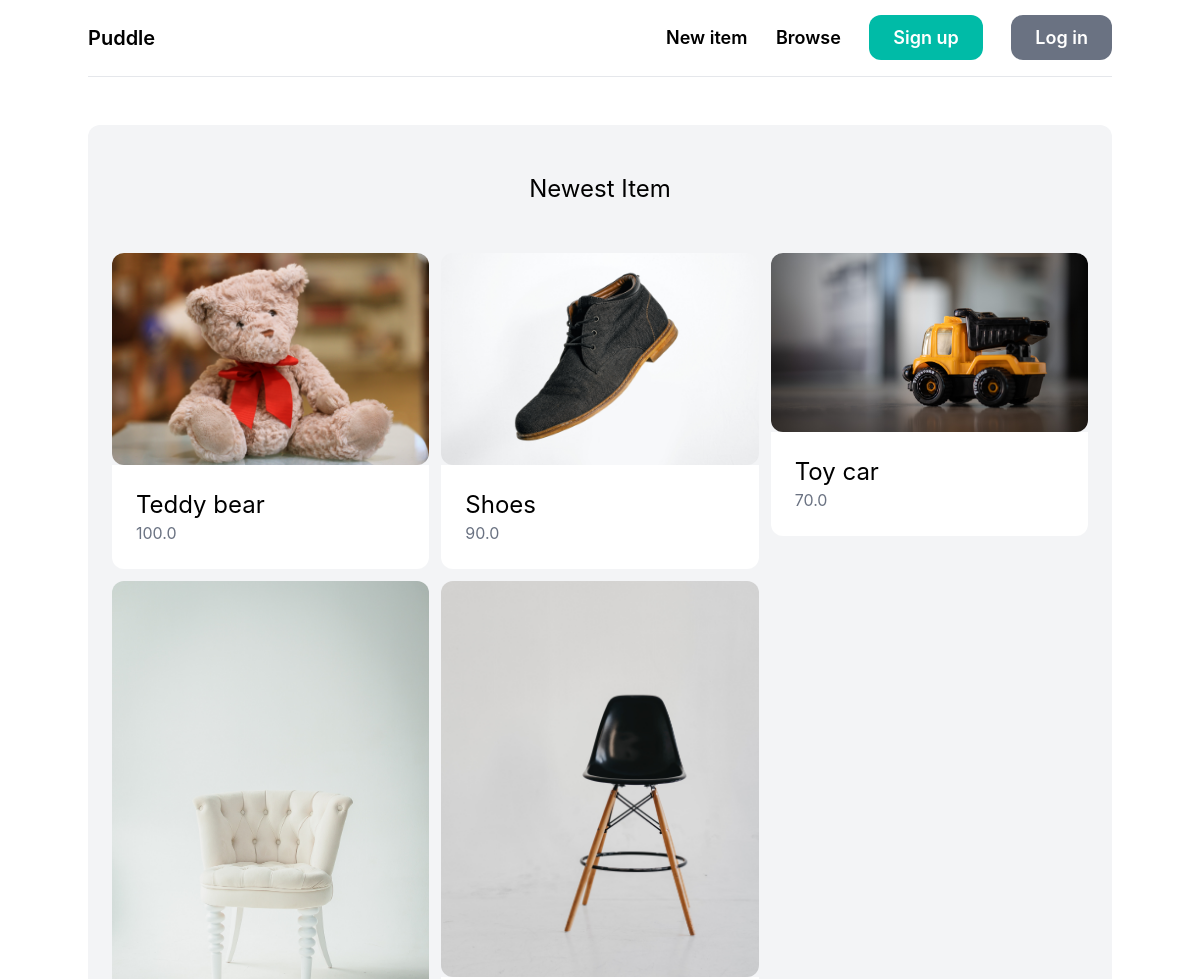
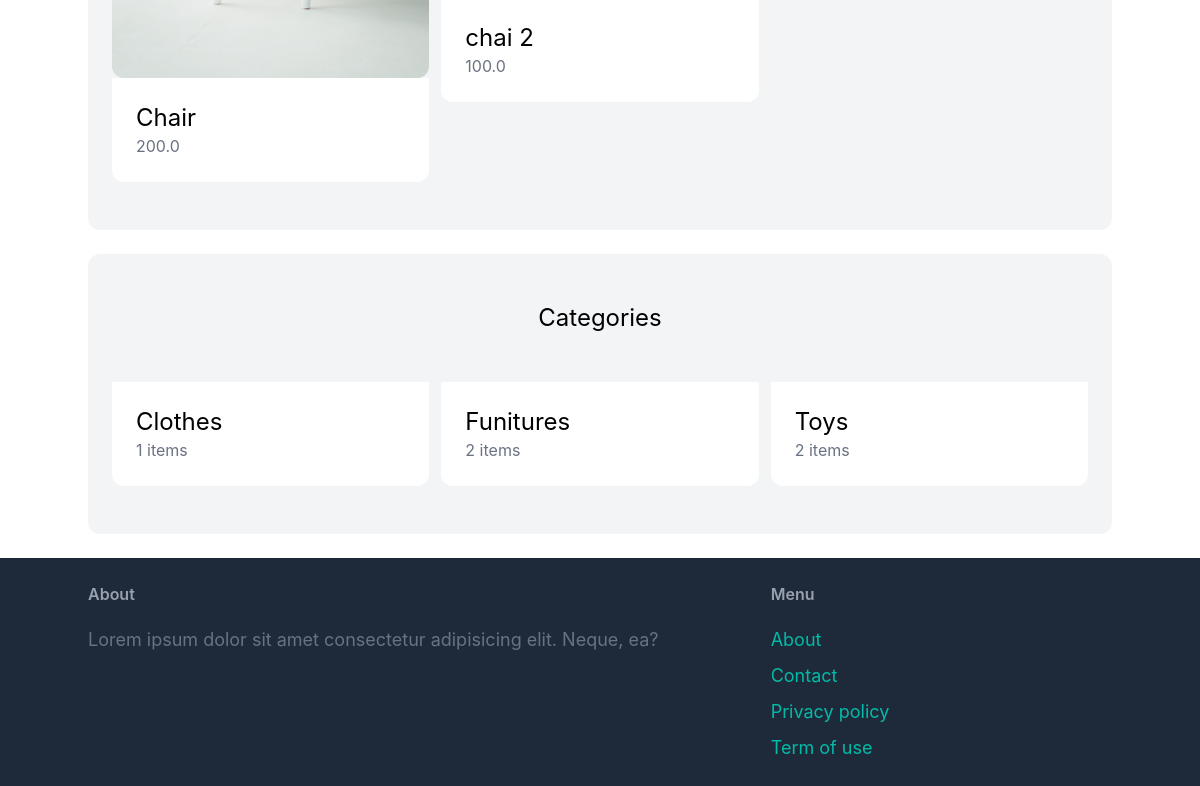
/, run on an earlier commit of the app's database (2 pictures, top to bottom).
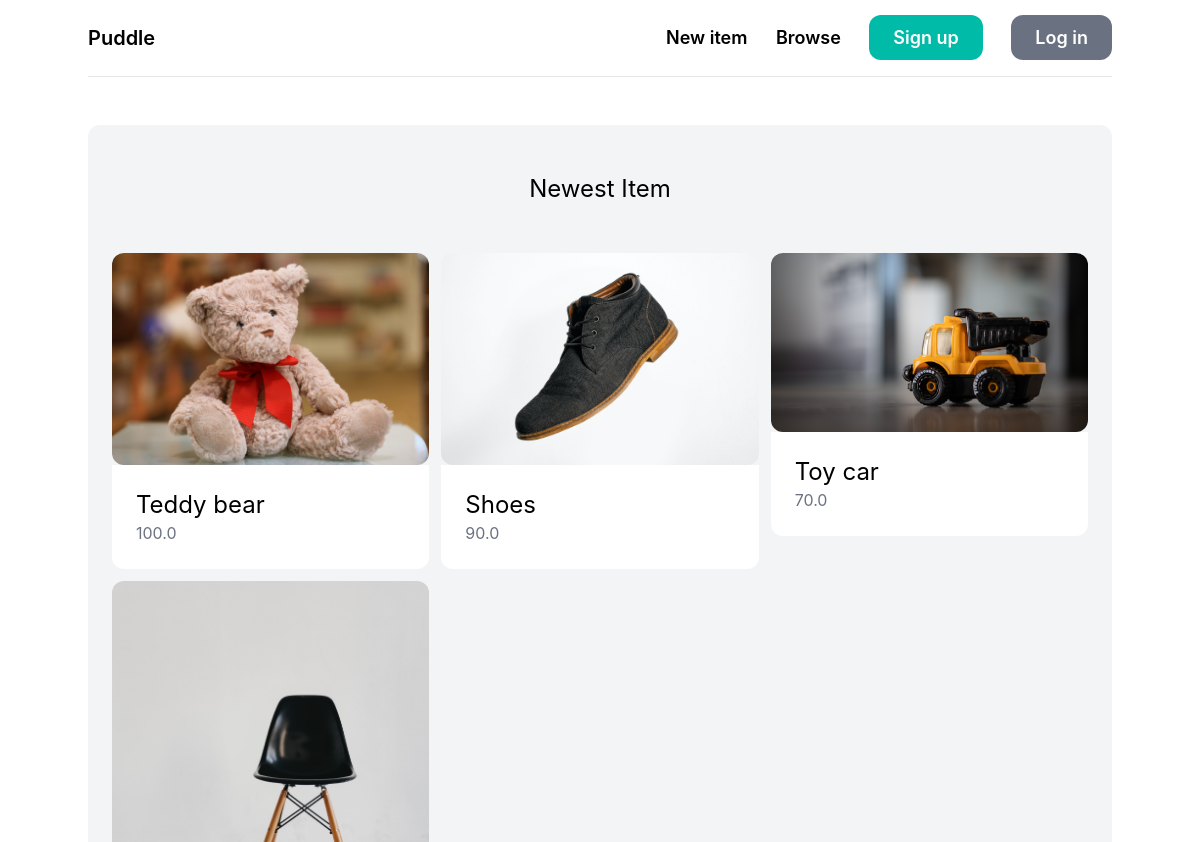
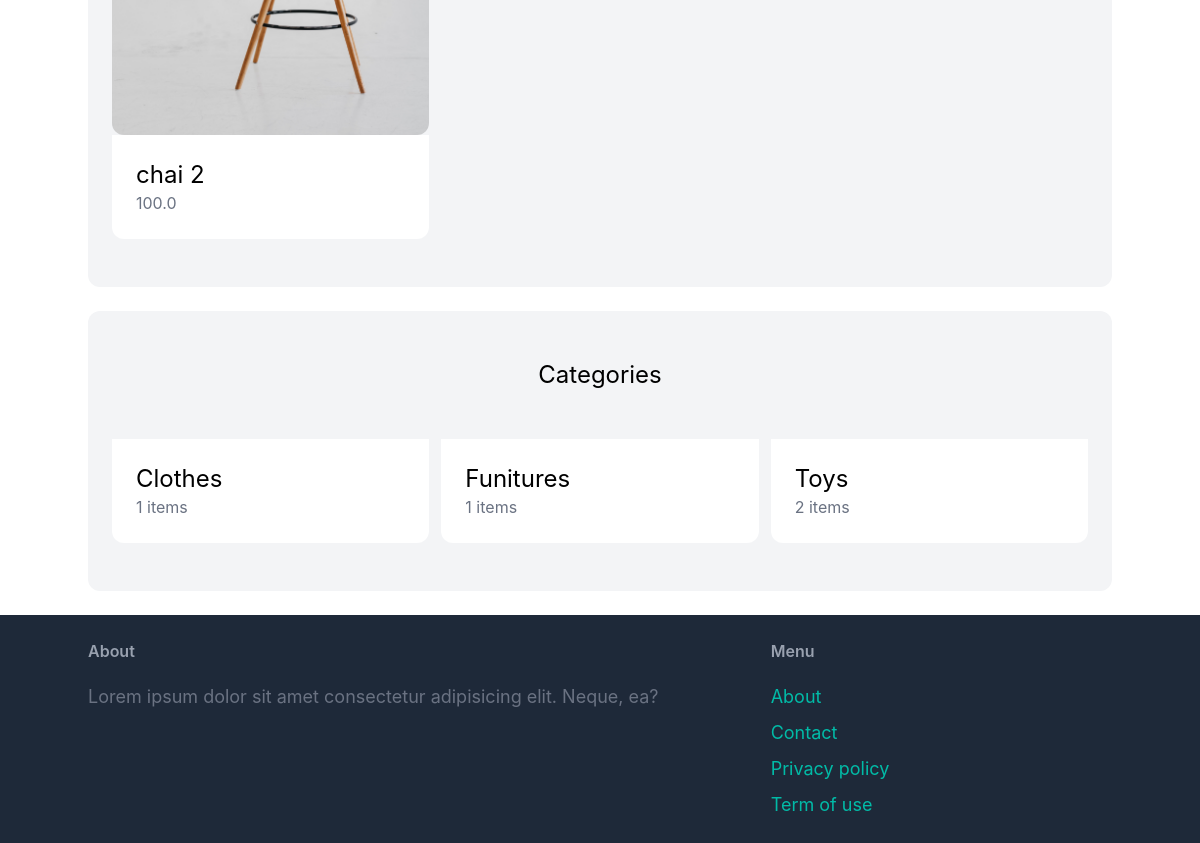
And on a later commit of the database (2 pictures, top to bottom).
### core/models.py (models this page shows, shortened)
class Item(models.Model):
    category = models.ForeignKey(Category, related_name='items', on_delete=models.CASCADE)
    name = models.CharField(max_length=100)
    description = models.TextField(blank=True, null=True)
    price = models.FloatField()
    image = models.ImageField(upload_to='items_images', blank=True, null=True)
    is_sold = models.BooleanField(default=False)
    created_by = models.ForeignKey(User, related_name='items', on_delete=models.CASCADE)
    created_at = models.DateTimeField(auto_now_add=True)

class Category(models.Model):
    name = models.CharField(max_length=100)
    class Meta:
        ordering = ('name',)
        verbose_name_plural = 'Categories'

### core/views.py (the view)
# urls.py: path("", views.home, name='home'),
def home(request):
    items = Item.objects.filter(is_sold = False)[0:6]
    categories = Category.objects.all()
    context = {
        "items":items,
        "categories":categories
    }
    return render(request, 'core/index.html', context)

### templates/core/index.html (shortened to what this page needs)
{% extends 'base.html' %}
{% block content %}
<div class="mt-6 p-6 py-12 bg-gray-100 rounded-xl">
    <h2 class="mb-12 text-2xl text-center">Newest Item</h2>
    <div class="grid grid-cols-3 gap-3">
        {% for item in items %}
        <div>
            <a href="{% url 'detail' item.id %}">
                <div>
                    <img src="{{ item.image.url }}" class="rounded-xl" alt="">
                </div>
                <div class="p-6 bg-white rounded-b-xl">
                    <h2 class="text-2xl">{{ item.name }}</h2>
                    <p class="text-gray-500">{{ item.price }}</p>
                </div>
            </a>
        </div>
        {% endfor %}
    </div>
</div>
<div class="mt-6 p-6 py-12 bg-gray-100 rounded-xl">
    <h2 class="mb-12 text-2xl text-center">Categories</h2>
    <div class="grid grid-cols-3 gap-3">
        {% for category in categories %}
            <a href="">
                <div class="p-6 bg-white rounded-b-xl">
                    <h2 class="text-2xl">{{ category.name }}</h2>
                    <p class="text-gray-500">{{ category.items.count }} items</p>
                </div>
            </a>
        {% endfor %}
    </div>
</div>
{% endblock content %}

What changed in the data, as far as the page shows it:
removed Item: image (picture), name "Chair", price "200.0"
computed for Category "Funitures": items.count "2" → "1"
